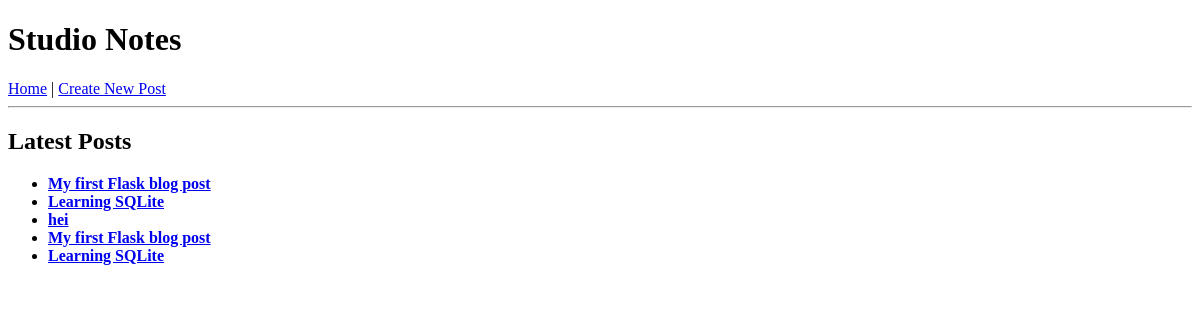
Before: / with the older database file.
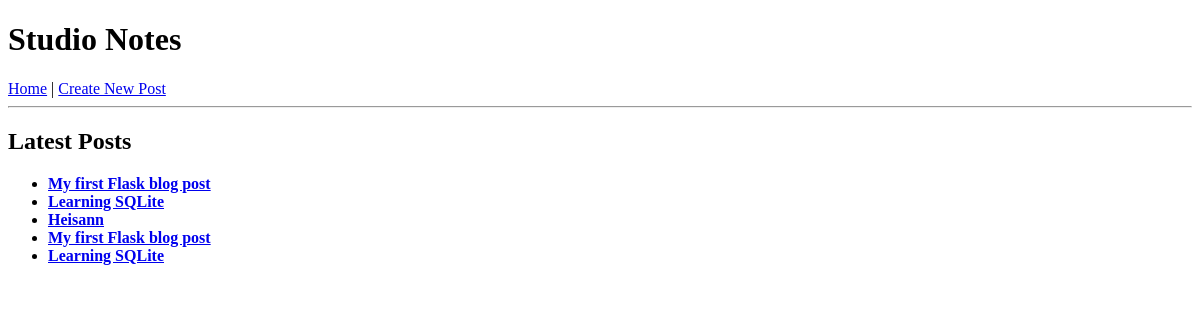
After: the same page with the newer database file.
### tables this page shows
CREATE TABLE posts (
    id INTEGER PRIMARY KEY AUTOINCREMENT,
    title TEXT NOT NULL,
    body TEXT NOT NULL,
    created_at TEXT NOT NULL DEFAULT CURRENT_TIMESTAMP,
    updated_at TEXT
);

### app.py (the view)
@app.route("/")
def home():
    posts = database.get_all_posts()
    return render_template("index.html", posts=posts)

### database.py (called while the page is built)
def get_db_connection():
    connection = sqlite3.connect(DATABASE)
    connection.row_factory = sqlite3.Row
    return connection

def get_all_posts():
    connection = get_db_connection()
    posts = connection.execute(
        "SELECT * FROM posts ORDER BY created_at DESC"
    ).fetchall()
    connection.close()
    return posts

### templates/index.html
{% extends "layout.html" %}
{% block content %}
<h2>Latest Posts</h2>
{% if posts %}
    <ul>
    {% for post in posts %}
        <li>
            <a href="/posts/{{ post.id }}">
    <strong>{{ post.title }}</strong>
</a>
        </li>
    {% endfor %}
    </ul>
{% else %}
    <p>No blog posts yet.</p>
{% endif %}
{% endblock %}

### templates/layout.html (shortened to what this page needs)
<!DOCTYPE html>
<html>
<head>
</head>
<body>
    <header>
        <h1>Studio Notes</h1>
    </header>
   <nav>
    <a href="/">Home</a>
    |
    <a href="/posts/new">Create New Post</a>
</nav>
    <hr>
    {% block content %}
    {% endblock %}
</body>
</html>

Changed rows visible on the page:
changed posts: title "hei" → "Heisann"
